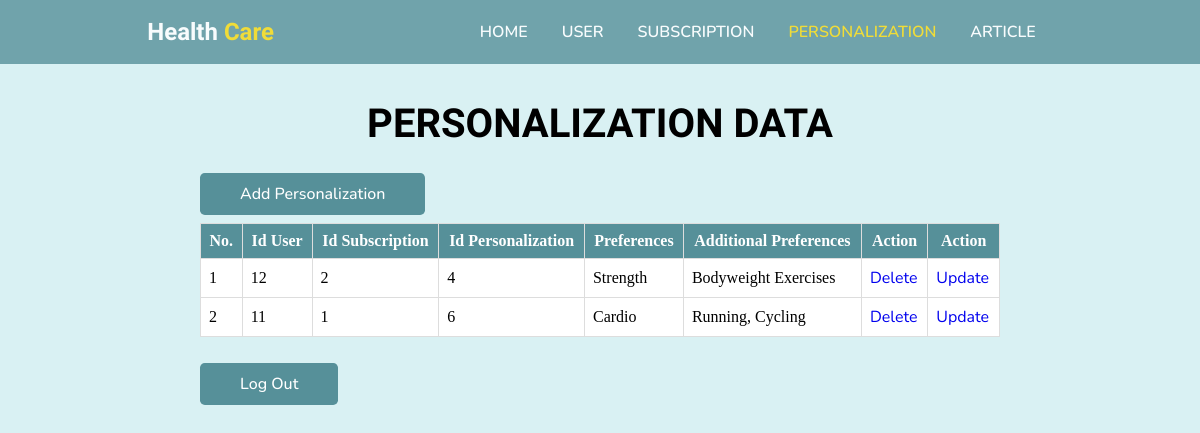
Page /admin/adminperson.php on the committed database.
### tables this page shows
CREATE TABLE `personalization` (
  `id_personalization` int(11) NOT NULL,
  `id_subscription` int(11) NOT NULL,
  `id_user` int(11) NOT NULL,
  `preferences` varchar(225) NOT NULL,
  `additional_preferences` varchar(225) NOT NULL
);

### admin/adminperson.php (the view, shortened to what this page needs)
<!DOCTYPE html>
<html lang="en">
<head>
    <link rel="stylesheet" href="style_main.css">
</head>
<body>
    <header>
        <div class="logo">
            <h2>Health <span>Care</span></h2>
        </div>
        <ul class="navbar">
            <li><a href="index.php" class="btn-nav">Home</a></li>
            <li><a href="adminuser.php" class="btn-nav">User</a></li>
            <li><a href="adminsubs.php" class="btn-nav">Subscription</a></li>
            <li><a href="adminperson.php" class="btn-active">Personalization</a></li>
            <li><a href="adminarticle.php" class="btn-nav">Article</a></li>
        </ul>
    </header>
    <section class="user">
        <h1 class="heading">Personalization Data</h1>
        <br>
        <br>
        <a href="adminpersonadd.php" class="btn">Add Personalization</a>
        <br>
        <br>
        <table border="1" class="table">
            <tr>
                <th>No.</th>
                <th>Id User</th>
                <th>Id Subscription</th>
                <th>Id Personalization</th>
                <th>Preferences</th>
                <th>Additional Preferences</th>
                <th>Action</th>
                <th>Action</th>
            </tr>
            <?php
            include '../connect.php';
            $query_mysql = mysqli_query($mysqli, "SELECT * FROM personalization") or die(mysqli_error($mysqli));
            $nomor = 1;
            while ($data = mysqli_fetch_array($query_mysql)) {
                ?>
                <tr>
                    <td><?php echo $nomor++; ?></td>
                    <td><?php echo $data['id_user']; ?></td>
                    <td><?php echo $data['id_subscription']; ?></td>
                    <td><?php echo $data['id_personalization']; ?></td>
                    <td><?php echo $data['preferences']; ?></td>
                    <td><?php echo $data['additional_preferences']; ?></td>
                    <td><a href="adminpersondelete.php?id=<?php echo $data['id_personalization']; ?>"
                            class="btn-hapus">Delete</a> </td>
                    <td><a href="adminpersonupdate.php?id=<?php echo $data['id_personalization']; ?>"
                            class="btn-update">Update</a> </td>
                </tr>
            <?php } ?>
        </table>
        <br>
        <br>
        <a href="../loginpage.php" class="btn">Log Out</a>
    </section>
</body>
</html>

### admin/style_main.css (style rules this page uses)
* { margin: 0; padding: 0; box-sizing: border-box; scroll-padding-top: 4rem; scroll-behavior: smooth; list-style: none; text-decoration: none; }
h1, h2 { font-family: "Signika", sans-serif; }
a, p, li, h3, label { font-family: "Nunito", sans-serif; }
:root { --main-color: #569099; --second-color: #f6d809; --text-color: #1b1b1b; --bg-color: #ffff; --box-shadow: 2px 2px 10px 4px rgb(14 55 54 / 15%); }
section { padding: 100px 200px; }
header { position: fixed; width: 100%; top: 0; right: 0; z-index: 10000; display: flex; justify-content: space-around; align-items: center; padding: 18px 100px; transition: 0.5s linear; background-color: var(--main-color); opacity: 0.8; }
.logo h2 { color: white; }
.logo span { color: #f6d809; }
.navbar { display: flex; }
.btn-nav { padding: 8px 17px; text-decoration: none; color: white; font-size: 1rem; text-transform: uppercase; font-weight: 600; }
.btn-active { padding: 8px 17px; text-decoration: none; color: var(--second-color); font-size: 1rem; text-transform: uppercase; font-weight: 600; }
.user { width: 100%; min-height: 100vh; background: #d9f1f3; background-repeat: no-repeat; background-size: cover; background-position: center; }
.heading { color: rgb(0, 0, 0); font-size: 40px; font-weight: 600; text-align: center; text-transform: uppercase; }
.table { width: 100%; border-collapse: collapse; background: var(--bg-color); background-size: cover; background-repeat: no-repeat; }
.table th, .table td { border: 1px solid #ddd; padding: 8px; }
.table th { background-color: var(--main-color); color: #fff; }
.btn { padding: 10px 40px; border-radius: 0.3rem; background: var(--main-color); color: var(--bg-color); font-weight: 500; }

### rows in the picture
personalization: id_user "12", id_subscription "2", id_personalization "4", preferences "Strength", additional_preferences "Bodyweight Exercises"
personalization: id_user "11", id_subscription "1", id_personalization "6", preferences "Cardio", additional_preferences "Running, Cycling"
